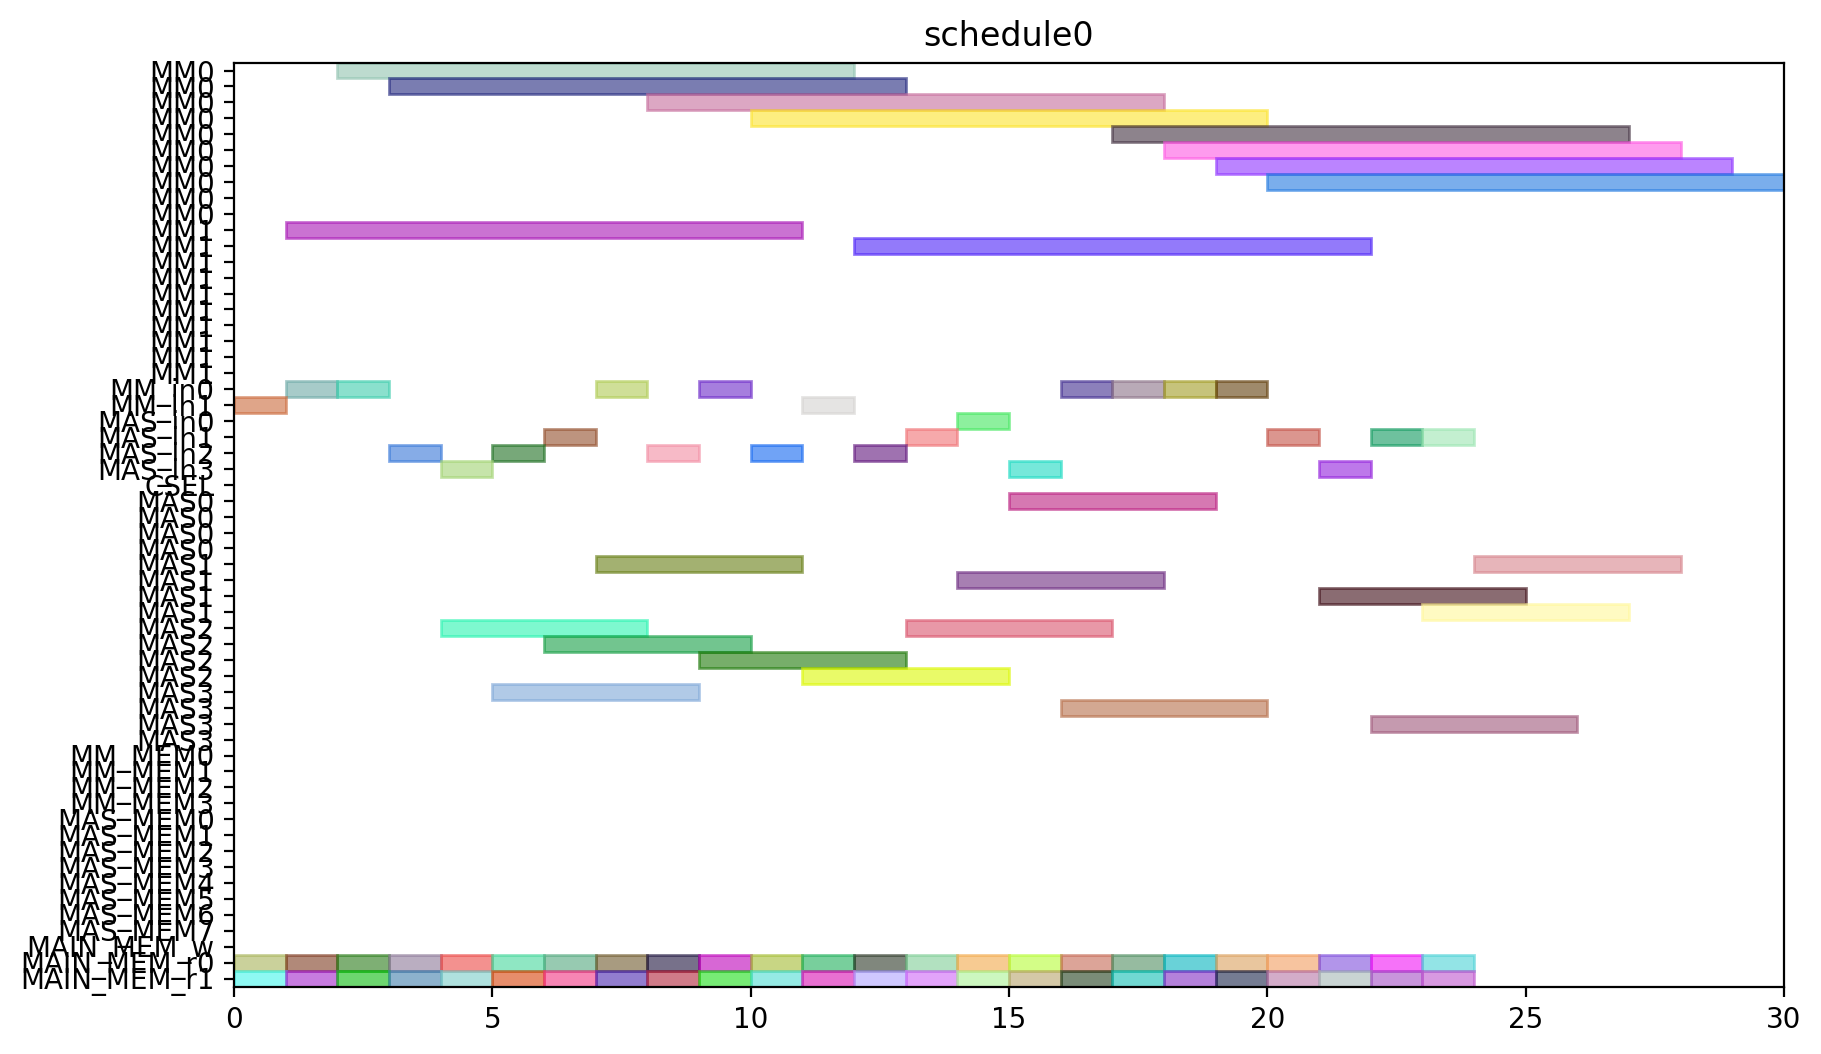

This chart was generated by the following Python code:
from pyschedule import Scenario, solvers, plotters, alt


def solve():
	horizon = 120
	S = Scenario("schedule0", horizon=horizon)

	# resource
	MM = S.Resources('MM', num=2, size=10)
	MM_in = S.Resources('MM_in', num=2)
	MAS_in = S.Resources('MAS_in', num=4)
	CSEL = S.Resource('CSEL')
	MAS = S.Resources('MAS', num=4, size=4, periods=range(1, horizon))
	MM_MEM = S.Resources('MM_MEM', num=4)
	MAS_MEM = S.Resources('MAS_MEM', num=8)
	MAIN_MEM_w = S.Resource('MAIN_MEM_w', size=1)
	MAIN_MEM_r = S.Resources('MAIN_MEM_r', num=2)

	# result of previous scheduling

	# new tasks
	t0_t0 = S.Task('t0_t0', length=4, delay_cost=1)
	t0_t0 += alt(MAS)
	t0_t0_in = S.Task('t0_t0_in', length=1, delay_cost=1)
	t0_t0_in += alt(MAS_in)
	S += t0_t0_in*MAS_in[0]<=t0_t0*MAS[0]

	S += t0_t0_in*MAS_in[1]<=t0_t0*MAS[1]

	S += t0_t0_in*MAS_in[2]<=t0_t0*MAS[2]

	S += t0_t0_in*MAS_in[3]<=t0_t0*MAS[3]

	t0_t0_mem0 = S.Task('t0_t0_mem0', length=1, delay_cost=1)
	t0_t0_mem0 += MAIN_MEM_r[0]
	S += t0_t0_mem0 <= t0_t0

	t0_t0_mem1 = S.Task('t0_t0_mem1', length=1, delay_cost=1)
	t0_t0_mem1 += MAIN_MEM_r[1]
	S += t0_t0_mem1 <= t0_t0

	t0_t1 = S.Task('t0_t1', length=4, delay_cost=1)
	t0_t1 += alt(MAS)
	t0_t1_in = S.Task('t0_t1_in', length=1, delay_cost=1)
	t0_t1_in += alt(MAS_in)
	S += t0_t1_in*MAS_in[0]<=t0_t1*MAS[0]

	S += t0_t1_in*MAS_in[1]<=t0_t1*MAS[1]

	S += t0_t1_in*MAS_in[2]<=t0_t1*MAS[2]

	S += t0_t1_in*MAS_in[3]<=t0_t1*MAS[3]

	t0_t1_mem0 = S.Task('t0_t1_mem0', length=1, delay_cost=1)
	t0_t1_mem0 += MAIN_MEM_r[0]
	S += t0_t1_mem0 <= t0_t1

	t0_t1_mem1 = S.Task('t0_t1_mem1', length=1, delay_cost=1)
	t0_t1_mem1 += MAIN_MEM_r[1]
	S += t0_t1_mem1 <= t0_t1

	t0_t3 = S.Task('t0_t3', length=10, delay_cost=1)
	t0_t3 += alt(MM)
	t0_t3_in = S.Task('t0_t3_in', length=1, delay_cost=1)
	t0_t3_in += alt(MM_in)
	S += t0_t3_in*MM_in[0]<=t0_t3*MM[0]
	S += t0_t3_in*MM_in[1]<=t0_t3*MM[1]
	t0_t3_mem0 = S.Task('t0_t3_mem0', length=1, delay_cost=1)
	t0_t3_mem0 += MAIN_MEM_r[0]
	S += t0_t3_mem0 <= t0_t3

	t0_t3_mem1 = S.Task('t0_t3_mem1', length=1, delay_cost=1)
	t0_t3_mem1 += MAIN_MEM_r[1]
	S += t0_t3_mem1 <= t0_t3

	t10 = S.Task('t10', length=4, delay_cost=1)
	t10 += alt(MAS)
	t10_in = S.Task('t10_in', length=1, delay_cost=1)
	t10_in += alt(MAS_in)
	S += t10_in*MAS_in[0]<=t10*MAS[0]

	S += t10_in*MAS_in[1]<=t10*MAS[1]

	S += t10_in*MAS_in[2]<=t10*MAS[2]

	S += t10_in*MAS_in[3]<=t10*MAS[3]

	t10_mem0 = S.Task('t10_mem0', length=1, delay_cost=1)
	t10_mem0 += MAIN_MEM_r[0]
	S += t10_mem0 <= t10

	t10_mem1 = S.Task('t10_mem1', length=1, delay_cost=1)
	t10_mem1 += MAIN_MEM_r[1]
	S += t10_mem1 <= t10

	t11 = S.Task('t11', length=4, delay_cost=1)
	t11 += alt(MAS)
	t11_in = S.Task('t11_in', length=1, delay_cost=1)
	t11_in += alt(MAS_in)
	S += t11_in*MAS_in[0]<=t11*MAS[0]

	S += t11_in*MAS_in[1]<=t11*MAS[1]

	S += t11_in*MAS_in[2]<=t11*MAS[2]

	S += t11_in*MAS_in[3]<=t11*MAS[3]

	t11_mem0 = S.Task('t11_mem0', length=1, delay_cost=1)
	t11_mem0 += MAIN_MEM_r[0]
	S += t11_mem0 <= t11

	t11_mem1 = S.Task('t11_mem1', length=1, delay_cost=1)
	t11_mem1 += MAIN_MEM_r[1]
	S += t11_mem1 <= t11

	t3_t0 = S.Task('t3_t0', length=10, delay_cost=1)
	t3_t0 += alt(MM)
	t3_t0_in = S.Task('t3_t0_in', length=1, delay_cost=1)
	t3_t0_in += alt(MM_in)
	S += t3_t0_in*MM_in[0]<=t3_t0*MM[0]
	S += t3_t0_in*MM_in[1]<=t3_t0*MM[1]
	t3_t0_mem0 = S.Task('t3_t0_mem0', length=1, delay_cost=1)
	t3_t0_mem0 += MAIN_MEM_r[0]
	S += t3_t0_mem0 <= t3_t0

	t3_t0_mem1 = S.Task('t3_t0_mem1', length=1, delay_cost=1)
	t3_t0_mem1 += MAIN_MEM_r[1]
	S += t3_t0_mem1 <= t3_t0

	t3_t1 = S.Task('t3_t1', length=10, delay_cost=1)
	t3_t1 += alt(MM)
	t3_t1_in = S.Task('t3_t1_in', length=1, delay_cost=1)
	t3_t1_in += alt(MM_in)
	S += t3_t1_in*MM_in[0]<=t3_t1*MM[0]
	S += t3_t1_in*MM_in[1]<=t3_t1*MM[1]
	t3_t1_mem0 = S.Task('t3_t1_mem0', length=1, delay_cost=1)
	t3_t1_mem0 += MAIN_MEM_r[0]
	S += t3_t1_mem0 <= t3_t1

	t3_t1_mem1 = S.Task('t3_t1_mem1', length=1, delay_cost=1)
	t3_t1_mem1 += MAIN_MEM_r[1]
	S += t3_t1_mem1 <= t3_t1

	t3_t2 = S.Task('t3_t2', length=4, delay_cost=1)
	t3_t2 += alt(MAS)
	t3_t2_in = S.Task('t3_t2_in', length=1, delay_cost=1)
	t3_t2_in += alt(MAS_in)
	S += t3_t2_in*MAS_in[0]<=t3_t2*MAS[0]

	S += t3_t2_in*MAS_in[1]<=t3_t2*MAS[1]

	S += t3_t2_in*MAS_in[2]<=t3_t2*MAS[2]

	S += t3_t2_in*MAS_in[3]<=t3_t2*MAS[3]

	t3_t2_mem0 = S.Task('t3_t2_mem0', length=1, delay_cost=1)
	t3_t2_mem0 += MAIN_MEM_r[0]
	S += t3_t2_mem0 <= t3_t2

	t3_t2_mem1 = S.Task('t3_t2_mem1', length=1, delay_cost=1)
	t3_t2_mem1 += MAIN_MEM_r[1]
	S += t3_t2_mem1 <= t3_t2

	t3_t3 = S.Task('t3_t3', length=4, delay_cost=1)
	t3_t3 += alt(MAS)
	t3_t3_in = S.Task('t3_t3_in', length=1, delay_cost=1)
	t3_t3_in += alt(MAS_in)
	S += t3_t3_in*MAS_in[0]<=t3_t3*MAS[0]

	S += t3_t3_in*MAS_in[1]<=t3_t3*MAS[1]

	S += t3_t3_in*MAS_in[2]<=t3_t3*MAS[2]

	S += t3_t3_in*MAS_in[3]<=t3_t3*MAS[3]

	t3_t3_mem0 = S.Task('t3_t3_mem0', length=1, delay_cost=1)
	t3_t3_mem0 += MAIN_MEM_r[0]
	S += t3_t3_mem0 <= t3_t3

	t3_t3_mem1 = S.Task('t3_t3_mem1', length=1, delay_cost=1)
	t3_t3_mem1 += MAIN_MEM_r[1]
	S += t3_t3_mem1 <= t3_t3

	t4_t0 = S.Task('t4_t0', length=4, delay_cost=1)
	t4_t0 += alt(MAS)
	t4_t0_in = S.Task('t4_t0_in', length=1, delay_cost=1)
	t4_t0_in += alt(MAS_in)
	S += t4_t0_in*MAS_in[0]<=t4_t0*MAS[0]

	S += t4_t0_in*MAS_in[1]<=t4_t0*MAS[1]

	S += t4_t0_in*MAS_in[2]<=t4_t0*MAS[2]

	S += t4_t0_in*MAS_in[3]<=t4_t0*MAS[3]

	t4_t0_mem0 = S.Task('t4_t0_mem0', length=1, delay_cost=1)
	t4_t0_mem0 += MAIN_MEM_r[0]
	S += t4_t0_mem0 <= t4_t0

	t4_t0_mem1 = S.Task('t4_t0_mem1', length=1, delay_cost=1)
	t4_t0_mem1 += MAIN_MEM_r[1]
	S += t4_t0_mem1 <= t4_t0

	t4_t1 = S.Task('t4_t1', length=4, delay_cost=1)
	t4_t1 += alt(MAS)
	t4_t1_in = S.Task('t4_t1_in', length=1, delay_cost=1)
	t4_t1_in += alt(MAS_in)
	S += t4_t1_in*MAS_in[0]<=t4_t1*MAS[0]

	S += t4_t1_in*MAS_in[1]<=t4_t1*MAS[1]

	S += t4_t1_in*MAS_in[2]<=t4_t1*MAS[2]

	S += t4_t1_in*MAS_in[3]<=t4_t1*MAS[3]

	t4_t1_mem0 = S.Task('t4_t1_mem0', length=1, delay_cost=1)
	t4_t1_mem0 += MAIN_MEM_r[0]
	S += t4_t1_mem0 <= t4_t1

	t4_t1_mem1 = S.Task('t4_t1_mem1', length=1, delay_cost=1)
	t4_t1_mem1 += MAIN_MEM_r[1]
	S += t4_t1_mem1 <= t4_t1

	t4_t3 = S.Task('t4_t3', length=10, delay_cost=1)
	t4_t3 += alt(MM)
	t4_t3_in = S.Task('t4_t3_in', length=1, delay_cost=1)
	t4_t3_in += alt(MM_in)
	S += t4_t3_in*MM_in[0]<=t4_t3*MM[0]
	S += t4_t3_in*MM_in[1]<=t4_t3*MM[1]
	t4_t3_mem0 = S.Task('t4_t3_mem0', length=1, delay_cost=1)
	t4_t3_mem0 += MAIN_MEM_r[0]
	S += t4_t3_mem0 <= t4_t3

	t4_t3_mem1 = S.Task('t4_t3_mem1', length=1, delay_cost=1)
	t4_t3_mem1 += MAIN_MEM_r[1]
	S += t4_t3_mem1 <= t4_t3

	t5_t0 = S.Task('t5_t0', length=10, delay_cost=1)
	t5_t0 += alt(MM)
	t5_t0_in = S.Task('t5_t0_in', length=1, delay_cost=1)
	t5_t0_in += alt(MM_in)
	S += t5_t0_in*MM_in[0]<=t5_t0*MM[0]
	S += t5_t0_in*MM_in[1]<=t5_t0*MM[1]
	t5_t0_mem0 = S.Task('t5_t0_mem0', length=1, delay_cost=1)
	t5_t0_mem0 += MAIN_MEM_r[0]
	S += t5_t0_mem0 <= t5_t0

	t5_t0_mem1 = S.Task('t5_t0_mem1', length=1, delay_cost=1)
	t5_t0_mem1 += MAIN_MEM_r[1]
	S += t5_t0_mem1 <= t5_t0

	t5_t1 = S.Task('t5_t1', length=10, delay_cost=1)
	t5_t1 += alt(MM)
	t5_t1_in = S.Task('t5_t1_in', length=1, delay_cost=1)
	t5_t1_in += alt(MM_in)
	S += t5_t1_in*MM_in[0]<=t5_t1*MM[0]
	S += t5_t1_in*MM_in[1]<=t5_t1*MM[1]
	t5_t1_mem0 = S.Task('t5_t1_mem0', length=1, delay_cost=1)
	t5_t1_mem0 += MAIN_MEM_r[0]
	S += t5_t1_mem0 <= t5_t1

	t5_t1_mem1 = S.Task('t5_t1_mem1', length=1, delay_cost=1)
	t5_t1_mem1 += MAIN_MEM_r[1]
	S += t5_t1_mem1 <= t5_t1

	t5_t2 = S.Task('t5_t2', length=4, delay_cost=1)
	t5_t2 += alt(MAS)
	t5_t2_in = S.Task('t5_t2_in', length=1, delay_cost=1)
	t5_t2_in += alt(MAS_in)
	S += t5_t2_in*MAS_in[0]<=t5_t2*MAS[0]

	S += t5_t2_in*MAS_in[1]<=t5_t2*MAS[1]

	S += t5_t2_in*MAS_in[2]<=t5_t2*MAS[2]

	S += t5_t2_in*MAS_in[3]<=t5_t2*MAS[3]

	t5_t2_mem0 = S.Task('t5_t2_mem0', length=1, delay_cost=1)
	t5_t2_mem0 += MAIN_MEM_r[0]
	S += t5_t2_mem0 <= t5_t2

	t5_t2_mem1 = S.Task('t5_t2_mem1', length=1, delay_cost=1)
	t5_t2_mem1 += MAIN_MEM_r[1]
	S += t5_t2_mem1 <= t5_t2

	t5_t3 = S.Task('t5_t3', length=4, delay_cost=1)
	t5_t3 += alt(MAS)
	t5_t3_in = S.Task('t5_t3_in', length=1, delay_cost=1)
	t5_t3_in += alt(MAS_in)
	S += t5_t3_in*MAS_in[0]<=t5_t3*MAS[0]

	S += t5_t3_in*MAS_in[1]<=t5_t3*MAS[1]

	S += t5_t3_in*MAS_in[2]<=t5_t3*MAS[2]

	S += t5_t3_in*MAS_in[3]<=t5_t3*MAS[3]

	t5_t3_mem0 = S.Task('t5_t3_mem0', length=1, delay_cost=1)
	t5_t3_mem0 += MAIN_MEM_r[0]
	S += t5_t3_mem0 <= t5_t3

	t5_t3_mem1 = S.Task('t5_t3_mem1', length=1, delay_cost=1)
	t5_t3_mem1 += MAIN_MEM_r[1]
	S += t5_t3_mem1 <= t5_t3

	t6_t0 = S.Task('t6_t0', length=10, delay_cost=1)
	t6_t0 += alt(MM)
	t6_t0_in = S.Task('t6_t0_in', length=1, delay_cost=1)
	t6_t0_in += alt(MM_in)
	S += t6_t0_in*MM_in[0]<=t6_t0*MM[0]
	S += t6_t0_in*MM_in[1]<=t6_t0*MM[1]
	t6_t0_mem0 = S.Task('t6_t0_mem0', length=1, delay_cost=1)
	t6_t0_mem0 += MAIN_MEM_r[0]
	S += t6_t0_mem0 <= t6_t0

	t6_t0_mem1 = S.Task('t6_t0_mem1', length=1, delay_cost=1)
	t6_t0_mem1 += MAIN_MEM_r[1]
	S += t6_t0_mem1 <= t6_t0

	t6_t1 = S.Task('t6_t1', length=10, delay_cost=1)
	t6_t1 += alt(MM)
	t6_t1_in = S.Task('t6_t1_in', length=1, delay_cost=1)
	t6_t1_in += alt(MM_in)
	S += t6_t1_in*MM_in[0]<=t6_t1*MM[0]
	S += t6_t1_in*MM_in[1]<=t6_t1*MM[1]
	t6_t1_mem0 = S.Task('t6_t1_mem0', length=1, delay_cost=1)
	t6_t1_mem0 += MAIN_MEM_r[0]
	S += t6_t1_mem0 <= t6_t1

	t6_t1_mem1 = S.Task('t6_t1_mem1', length=1, delay_cost=1)
	t6_t1_mem1 += MAIN_MEM_r[1]
	S += t6_t1_mem1 <= t6_t1

	t6_t2 = S.Task('t6_t2', length=4, delay_cost=1)
	t6_t2 += alt(MAS)
	t6_t2_in = S.Task('t6_t2_in', length=1, delay_cost=1)
	t6_t2_in += alt(MAS_in)
	S += t6_t2_in*MAS_in[0]<=t6_t2*MAS[0]

	S += t6_t2_in*MAS_in[1]<=t6_t2*MAS[1]

	S += t6_t2_in*MAS_in[2]<=t6_t2*MAS[2]

	S += t6_t2_in*MAS_in[3]<=t6_t2*MAS[3]

	t6_t2_mem0 = S.Task('t6_t2_mem0', length=1, delay_cost=1)
	t6_t2_mem0 += MAIN_MEM_r[0]
	S += t6_t2_mem0 <= t6_t2

	t6_t2_mem1 = S.Task('t6_t2_mem1', length=1, delay_cost=1)
	t6_t2_mem1 += MAIN_MEM_r[1]
	S += t6_t2_mem1 <= t6_t2

	t6_t3 = S.Task('t6_t3', length=4, delay_cost=1)
	t6_t3 += alt(MAS)
	t6_t3_in = S.Task('t6_t3_in', length=1, delay_cost=1)
	t6_t3_in += alt(MAS_in)
	S += t6_t3_in*MAS_in[0]<=t6_t3*MAS[0]

	S += t6_t3_in*MAS_in[1]<=t6_t3*MAS[1]

	S += t6_t3_in*MAS_in[2]<=t6_t3*MAS[2]

	S += t6_t3_in*MAS_in[3]<=t6_t3*MAS[3]

	t6_t3_mem0 = S.Task('t6_t3_mem0', length=1, delay_cost=1)
	t6_t3_mem0 += MAIN_MEM_r[0]
	S += t6_t3_mem0 <= t6_t3

	t6_t3_mem1 = S.Task('t6_t3_mem1', length=1, delay_cost=1)
	t6_t3_mem1 += MAIN_MEM_r[1]
	S += t6_t3_mem1 <= t6_t3

	t7_t0 = S.Task('t7_t0', length=10, delay_cost=1)
	t7_t0 += alt(MM)
	t7_t0_in = S.Task('t7_t0_in', length=1, delay_cost=1)
	t7_t0_in += alt(MM_in)
	S += t7_t0_in*MM_in[0]<=t7_t0*MM[0]
	S += t7_t0_in*MM_in[1]<=t7_t0*MM[1]
	t7_t0_mem0 = S.Task('t7_t0_mem0', length=1, delay_cost=1)
	t7_t0_mem0 += MAIN_MEM_r[0]
	S += t7_t0_mem0 <= t7_t0

	t7_t0_mem1 = S.Task('t7_t0_mem1', length=1, delay_cost=1)
	t7_t0_mem1 += MAIN_MEM_r[1]
	S += t7_t0_mem1 <= t7_t0

	t7_t1 = S.Task('t7_t1', length=10, delay_cost=1)
	t7_t1 += alt(MM)
	t7_t1_in = S.Task('t7_t1_in', length=1, delay_cost=1)
	t7_t1_in += alt(MM_in)
	S += t7_t1_in*MM_in[0]<=t7_t1*MM[0]
	S += t7_t1_in*MM_in[1]<=t7_t1*MM[1]
	t7_t1_mem0 = S.Task('t7_t1_mem0', length=1, delay_cost=1)
	t7_t1_mem0 += MAIN_MEM_r[0]
	S += t7_t1_mem0 <= t7_t1

	t7_t1_mem1 = S.Task('t7_t1_mem1', length=1, delay_cost=1)
	t7_t1_mem1 += MAIN_MEM_r[1]
	S += t7_t1_mem1 <= t7_t1

	t7_t2 = S.Task('t7_t2', length=4, delay_cost=1)
	t7_t2 += alt(MAS)
	t7_t2_in = S.Task('t7_t2_in', length=1, delay_cost=1)
	t7_t2_in += alt(MAS_in)
	S += t7_t2_in*MAS_in[0]<=t7_t2*MAS[0]

	S += t7_t2_in*MAS_in[1]<=t7_t2*MAS[1]

	S += t7_t2_in*MAS_in[2]<=t7_t2*MAS[2]

	S += t7_t2_in*MAS_in[3]<=t7_t2*MAS[3]

	t7_t2_mem0 = S.Task('t7_t2_mem0', length=1, delay_cost=1)
	t7_t2_mem0 += MAIN_MEM_r[0]
	S += t7_t2_mem0 <= t7_t2

	t7_t2_mem1 = S.Task('t7_t2_mem1', length=1, delay_cost=1)
	t7_t2_mem1 += MAIN_MEM_r[1]
	S += t7_t2_mem1 <= t7_t2

	t7_t3 = S.Task('t7_t3', length=4, delay_cost=1)
	t7_t3 += alt(MAS)
	t7_t3_in = S.Task('t7_t3_in', length=1, delay_cost=1)
	t7_t3_in += alt(MAS_in)
	S += t7_t3_in*MAS_in[0]<=t7_t3*MAS[0]

	S += t7_t3_in*MAS_in[1]<=t7_t3*MAS[1]

	S += t7_t3_in*MAS_in[2]<=t7_t3*MAS[2]

	S += t7_t3_in*MAS_in[3]<=t7_t3*MAS[3]

	t7_t3_mem0 = S.Task('t7_t3_mem0', length=1, delay_cost=1)
	t7_t3_mem0 += MAIN_MEM_r[0]
	S += t7_t3_mem0 <= t7_t3

	t7_t3_mem1 = S.Task('t7_t3_mem1', length=1, delay_cost=1)
	t7_t3_mem1 += MAIN_MEM_r[1]
	S += t7_t3_mem1 <= t7_t3

	solvers.mip.solve(S,msg=1,kind='CPLEX',ratio_gap=1.01)

	solution = [['hoge']*len(S.solution()[1]) for i in range(len(S.solution()))]
	for i in range(len(S.solution())):
		for j in range(len(S.solution()[i])):
			solution[i][j]=str(S.solution()[i][j])
	print(solution)

	cycles = int(solution[-1][3])

	pic_file_name = "/mnt/rose/usr1/fukuda/ABE/multiRAM_multiMAS_16mux/scheduling_result/stage10MM2_stage4MAS4/SQR012345/schedule0.png"
	if(S.solution() != []):
		plotters.matplotlib.plot(S,img_filename=pic_file_name, show_task_labels=False, fig_size=(cycles*0.25+3, 6))

	return solution
